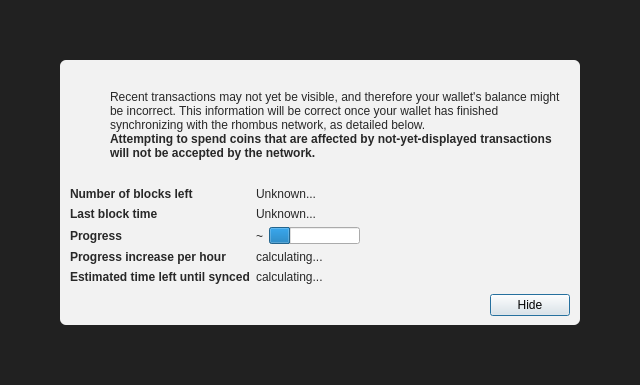
<?xml version="1.0" encoding="UTF-8"?>
<ui version="4.0">
 <class>ModalOverlay</class>
 <widget class="ModalOverlay" name="ModalOverlay">
  <property name="geometry">
   <rect>
    <x>0</x>
    <y>0</y>
    <width>640</width>
    <height>385</height>
   </rect>
  </property>
  <property name="windowTitle">
   <string>Form</string>
  </property>
  <layout class="QVBoxLayout" name="verticalLayout" stretch="0">
   <property name="sizeConstraint">
    <enum>QLayout::SetDefaultConstraint</enum>
   </property>
   <property name="leftMargin">
    <number>0</number>
   </property>
   <property name="topMargin">
    <number>0</number>
   </property>
   <property name="rightMargin">
    <number>0</number>
   </property>
   <property name="bottomMargin">
    <number>0</number>
   </property>
   <item>
    <widget class="QWidget" name="bgWidget" native="true">
     <property name="styleSheet">
      <string notr="true">#bgWidget { background: rgba(0,0,0,220); }</string>
     </property>
     <layout class="QVBoxLayout" name="verticalLayoutMain" stretch="1">
      <property name="leftMargin">
       <number>60</number>
      </property>
      <property name="topMargin">
       <number>60</number>
      </property>
      <property name="rightMargin">
       <number>60</number>
      </property>
      <property name="bottomMargin">
       <number>60</number>
      </property>
      <item>
       <widget class="QWidget" name="contentWidget" native="true">
        <property name="styleSheet">
         <string notr="true">#contentWidget { background: rgba(255,255,255,240); border-radius: 6px; }

QLabel { color: rgb(40,40,40);  }</string>
        </property>
        <layout class="QVBoxLayout" name="verticalLayoutSub" stretch="1,0,0,0">
         <property name="spacing">
          <number>0</number>
         </property>
         <property name="leftMargin">
          <number>10</number>
         </property>
         <property name="topMargin">
          <number>10</number>
         </property>
         <property name="rightMargin">
          <number>10</number>
         </property>
         <property name="bottomMargin">
          <number>10</number>
         </property>
         <item>
          <layout class="QHBoxLayout" name="horizontalLayoutIconText" stretch="0,1">
           <property name="topMargin">
            <number>20</number>
           </property>
           <item>
            <layout class="QVBoxLayout" name="verticalLayoutIcon">
             <property name="leftMargin">
              <number>0</number>
             </property>
             <item>
              <widget class="QPushButton" name="warningIcon">
               <property name="enabled">
                <bool>false</bool>
               </property>
               <property name="text">
                <string/>
               </property>
               <property name="icon">
                <iconset>
                 <normaloff>:/icons/warning</normaloff>
                 <disabledoff>:/icons/warning</disabledoff>:/icons/warning</iconset>
               </property>
               <property name="iconSize">
                <size>
                 <width>48</width>
                 <height>48</height>
                </size>
               </property>
               <property name="flat">
                <bool>true</bool>
               </property>
              </widget>
             </item>
             <item>
              <spacer name="verticalSpacerWarningIcon">
               <property name="orientation">
                <enum>Qt::Vertical</enum>
               </property>
               <property name="sizeHint" stdset="0">
                <size>
                 <width>20</width>
                 <height>40</height>
                </size>
               </property>
              </spacer>
             </item>
            </layout>
           </item>
           <item>
            <layout class="QVBoxLayout" name="verticalLayoutInfoText">
             <property name="leftMargin">
              <number>0</number>
             </property>
             <property name="topMargin">
              <number>0</number>
             </property>
             <item>
              <widget class="QLabel" name="infoText">
               <property name="text">
                <string>Recent transactions may not yet be visible, and therefore your wallet's balance might be incorrect. This information will be correct once your wallet has finished synchronizing with the rhombus network, as detailed below.</string>
               </property>
               <property name="textFormat">
                <enum>Qt::RichText</enum>
               </property>
               <property name="wordWrap">
                <bool>true</bool>
               </property>
              </widget>
             </item>
             <item>
              <widget class="QLabel" name="infoTextStrong">
               <property name="font">
                <font>
                 <weight>75</weight>
                 <bold>true</bold>
                </font>
               </property>
               <property name="text">
                <string>Attempting to spend coins that are affected by not-yet-displayed transactions will not be accepted by the network.</string>
               </property>
               <property name="textFormat">
                <enum>Qt::RichText</enum>
               </property>
               <property name="wordWrap">
                <bool>true</bool>
               </property>
              </widget>
             </item>
             <item>
              <spacer name="verticalSpacerInTextSpace">
               <property name="orientation">
                <enum>Qt::Vertical</enum>
               </property>
               <property name="sizeHint" stdset="0">
                <size>
                 <width>20</width>
                 <height>40</height>
                </size>
               </property>
              </spacer>
             </item>
            </layout>
           </item>
          </layout>
         </item>
         <item>
          <spacer name="verticalSpacerAfterText">
           <property name="orientation">
            <enum>Qt::Vertical</enum>
           </property>
           <property name="sizeHint" stdset="0">
            <size>
             <width>20</width>
             <height>40</height>
            </size>
           </property>
          </spacer>
         </item>
         <item>
          <layout class="QFormLayout" name="formLayout">
           <property name="fieldGrowthPolicy">
            <enum>QFormLayout::FieldsStayAtSizeHint</enum>
           </property>
           <property name="horizontalSpacing">
            <number>6</number>
           </property>
           <property name="verticalSpacing">
            <number>6</number>
           </property>
           <property name="topMargin">
            <number>10</number>
           </property>
           <item row="0" column="0">
            <widget class="QLabel" name="labelNumberOfBlocksLeft">
             <property name="font">
              <font>
               <weight>75</weight>
               <bold>true</bold>
              </font>
             </property>
             <property name="text">
              <string>Number of blocks left</string>
             </property>
            </widget>
           </item>
           <item row="0" column="1">
            <widget class="QLabel" name="numberOfBlocksLeft">
             <property name="text">
              <string>Unknown...</string>
             </property>
            </widget>
           </item>
           <item row="1" column="0">
            <widget class="QLabel" name="labelLastBlockTime">
             <property name="font">
              <font>
               <weight>75</weight>
               <bold>true</bold>
              </font>
             </property>
             <property name="text">
              <string>Last block time</string>
             </property>
            </widget>
           </item>
           <item row="1" column="1">
            <widget class="QLabel" name="newestBlockDate">
             <property name="sizePolicy">
              <sizepolicy hsizetype="Maximum" vsizetype="Preferred">
               <horstretch>0</horstretch>
               <verstretch>0</verstretch>
              </sizepolicy>
             </property>
             <property name="text">
              <string>Unknown...</string>
             </property>
            </widget>
           </item>
           <item row="2" column="0">
            <widget class="QLabel" name="labelSyncDone">
             <property name="font">
              <font>
               <weight>75</weight>
               <bold>true</bold>
              </font>
             </property>
             <property name="text">
              <string>Progress</string>
             </property>
            </widget>
           </item>
           <item row="2" column="1">
            <layout class="QHBoxLayout" name="horizontalLayoutSync" stretch="0,1">
             <item>
              <widget class="QLabel" name="percentageProgress">
               <property name="text">
                <string notr="true">~</string>
               </property>
              </widget>
             </item>
             <item>
              <widget class="QProgressBar" name="progressBar">
               <property name="value">
                <number>24</number>
               </property>
               <property name="format">
                <string/>
               </property>
              </widget>
             </item>
            </layout>
           </item>
           <item row="4" column="0">
            <widget class="QLabel" name="labelProgressIncrease">
             <property name="font">
              <font>
               <weight>75</weight>
               <bold>true</bold>
              </font>
             </property>
             <property name="text">
              <string>Progress increase per hour</string>
             </property>
            </widget>
           </item>
           <item row="4" column="1">
            <widget class="QLabel" name="progressIncreasePerH">
             <property name="text">
              <string>calculating...</string>
             </property>
            </widget>
           </item>
           <item row="5" column="0">
            <widget class="QLabel" name="labelEstimatedTimeLeft">
             <property name="font">
              <font>
               <weight>75</weight>
               <bold>true</bold>
              </font>
             </property>
             <property name="text">
              <string>Estimated time left until synced</string>
             </property>
            </widget>
           </item>
           <item row="5" column="1">
            <widget class="QLabel" name="expectedTimeLeft">
             <property name="text">
              <string>calculating...</string>
             </property>
            </widget>
           </item>
          </layout>
         </item>
         <item>
          <layout class="QHBoxLayout" name="horizontalLayoutButtons">
           <property name="leftMargin">
            <number>10</number>
           </property>
           <property name="topMargin">
            <number>10</number>
           </property>
           <item>
            <spacer name="horizontalSpacer">
             <property name="orientation">
              <enum>Qt::Horizontal</enum>
             </property>
             <property name="sizeHint" stdset="0">
              <size>
               <width>40</width>
               <height>20</height>
              </size>
             </property>
            </spacer>
           </item>
           <item>
            <widget class="QPushButton" name="closeButton">
             <property name="text">
              <string>Hide</string>
             </property>
             <property name="focusPolicy">
              <enum>Qt::StrongFocus</enum>
             </property>
             <property name="default">
              <bool>true</bool>
             </property>
            </widget>
           </item>
          </layout>
         </item>
        </layout>
       </widget>
      </item>
     </layout>
    </widget>
   </item>
  </layout>
 </widget>
 <customwidgets>
  <customwidget>
   <class>ModalOverlay</class>
   <extends>QWidget</extends>
   <header>qt/modaloverlay.h</header>
   <container>1</container>
  </customwidget>
 </customwidgets>
 <resources/>
 <connections/>
</ui>
